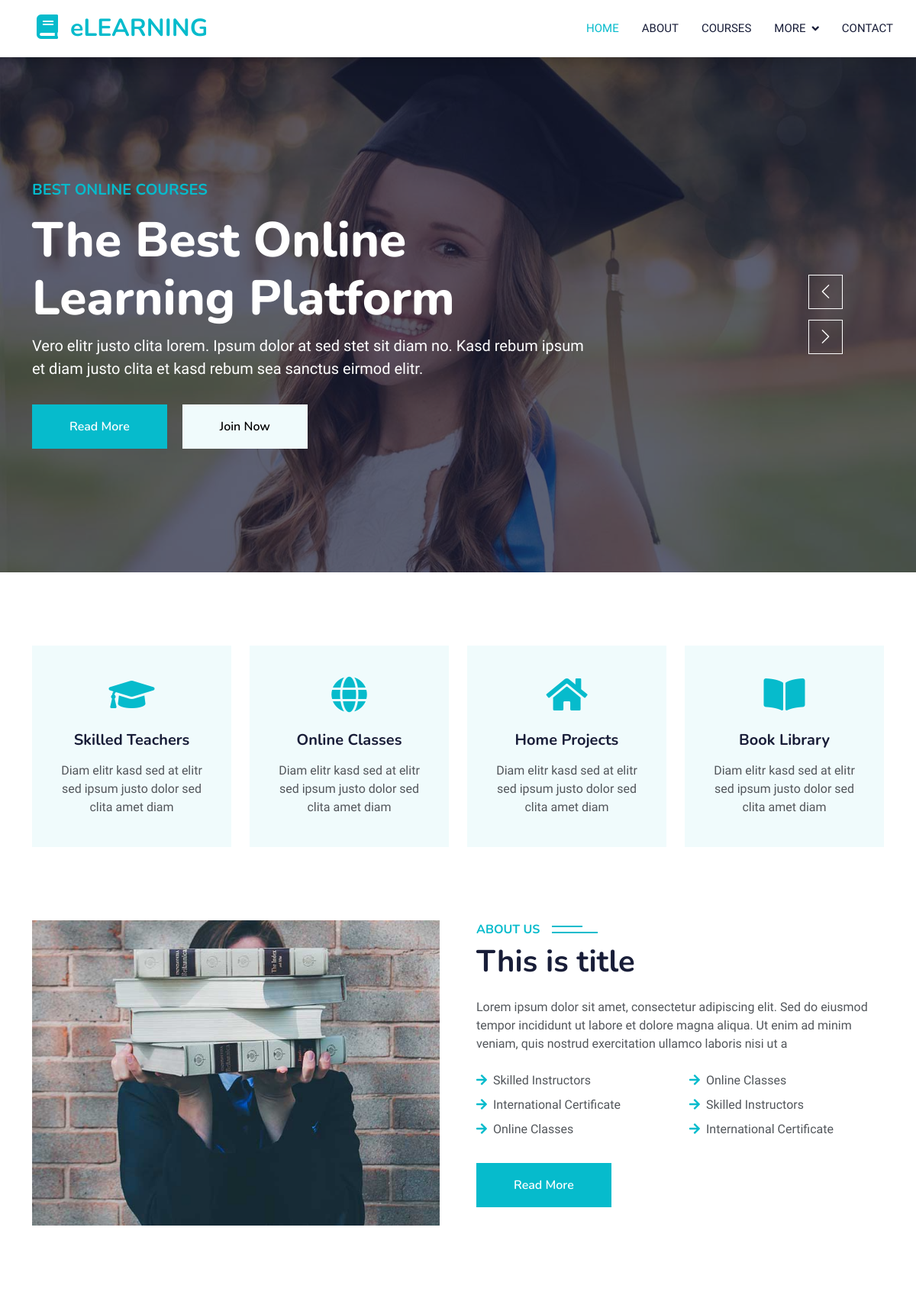
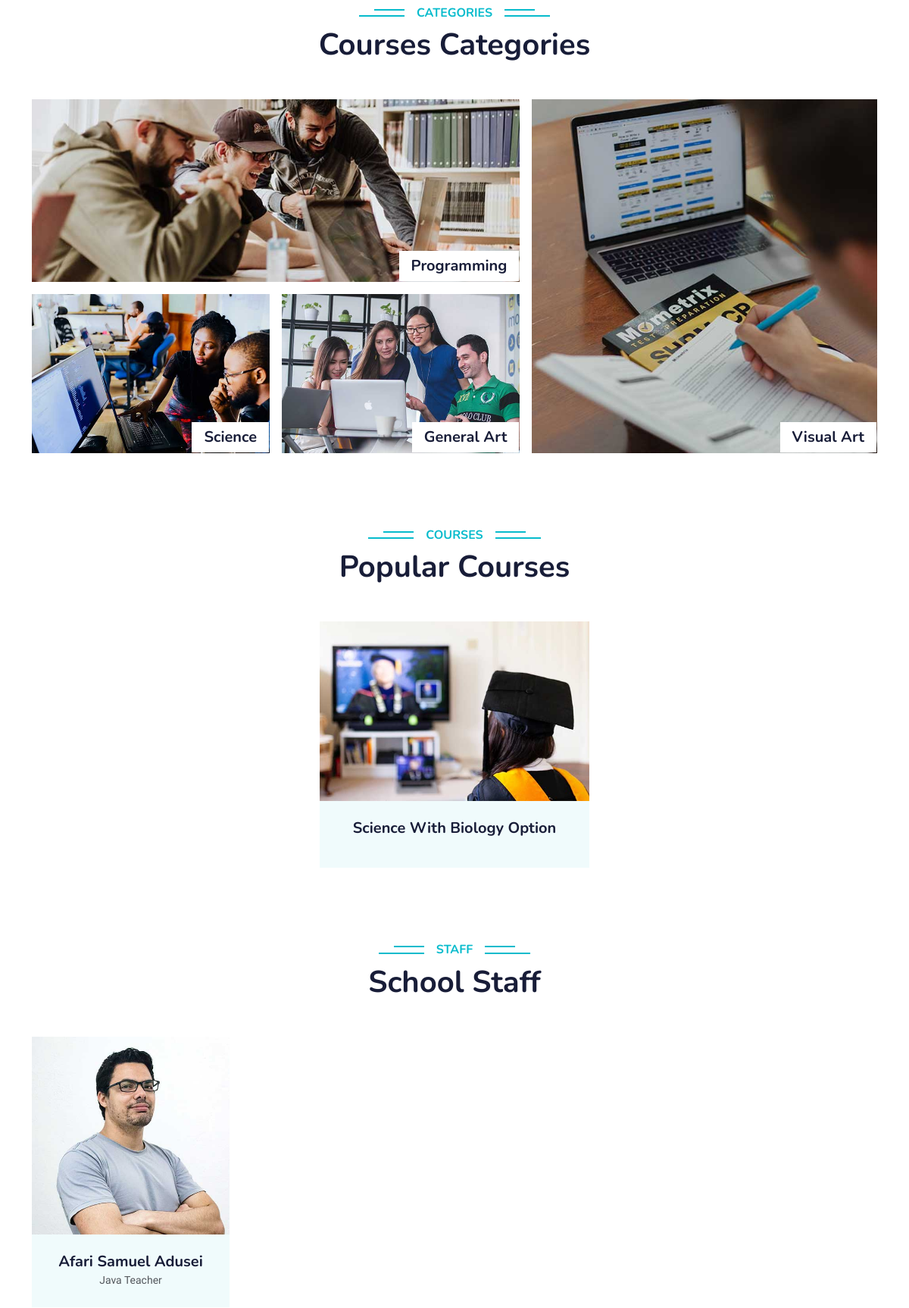
The page / (upper part) on the database its author committed (2 pictures, top to bottom).
### main/models.py (models this page shows, shortened)
class About(models.Model):
    author = models.ForeignKey(User, on_delete=models.CASCADE)
    title = models.CharField(max_length=100)
    subtitle = models.CharField(max_length=200)
    description = models.TextField()
    image = models.ImageField(upload_to='about/')
    created_at = models.DateTimeField(auto_now_add=True)
    updated_at = models.DateTimeField(auto_now=True)

class CourseCategory(models.Model):
    author = models.ForeignKey(User, on_delete=models.CASCADE)
    name = models.CharField(max_length=100)
    image = models.ImageField(upload_to='courses/', default="default.jpg")
    number_of_courses = models.IntegerField(default=0)
    created_at = models.DateTimeField(auto_now_add=True)
    updated_at = models.DateTimeField(auto_now=True)

class Course(models.Model):
    author = models.ForeignKey(User, on_delete=models.CASCADE)
    name = models.CharField(max_length=100)
    description = models.TextField()
    image = models.ImageField(upload_to='courses/')
    category = models.ForeignKey(CourseCategory, on_delete=models.CASCADE)

class Staff(models.Model):
    author = models.ForeignKey(User, on_delete=models.CASCADE)
    name = models.CharField(max_length=100)
    designation = models.CharField(max_length=100)
    image = models.ImageField(upload_to='staff/')

### main/views.py (the view)
# urls.py: path("", views.index, name="index"),
def index(request):
    about_data = About.objects.all()[:1]
    course_categories = CourseCategory.objects.all()[:4]
    courses = Course.objects.all()[:3]
    staffs = Staff.objects.all()[:4]
    about = None
    if len(about_data) > 0:
        about = about_data[0]
    context = {
        'about': about,
        'course_categories': course_categories,
        'courses': courses,
        'staffs': staffs,
    }
    return render(request, 'index.html', context)

### main/templates/index.html (shortened to what this page needs)
{% extends 'base.html' %}
{% load static %}
{% block content %}
<div class="container-fluid p-0 mb-5">
    <div class="owl-carousel header-carousel position-relative">
        <div class="owl-carousel-item position-relative">
            <img class="img-fluid" src="{% static 'img/carousel-1.jpg' %}" alt="">
            <div class="position-absolute top-0 start-0 w-100 h-100 d-flex align-items-center"
                style="background: rgba(24, 29, 56, .7);">
                <div class="container">
                    <div class="row justify-content-start">
                        <div class="col-sm-10 col-lg-8">
                            <h5 class="text-primary text-uppercase mb-3 animated slideInDown">Best Online Courses</h5>
                            <h1 class="display-3 text-white animated slideInDown">The Best Online Learning Platform</h1>
                            <p class="fs-5 text-white mb-4 pb-2">Vero elitr justo clita lorem. Ipsum dolor at sed stet
                                sit diam no. Kasd rebum ipsum et diam justo clita et kasd rebum sea sanctus eirmod
                                elitr.</p>
                            <a href="" class="btn btn-primary py-md-3 px-md-5 me-3 animated slideInLeft">Read More</a>
                            <a href="" class="btn btn-light py-md-3 px-md-5 animated slideInRight">Join Now</a>
                        </div>
                    </div>
                </div>
            </div>
        </div>
    </div>
</div>
{% include 'services.html' %}
<div class="container-xxl py-5">
    <div class="container">
        <div class="row g-5">
            <div class="col-lg-6 wow fadeInUp" data-wow-delay="0.1s" style="min-height: 400px;">
                <div class="position-relative h-100">
                    <img class="img-fluid position-absolute w-100 h-100" src="{{ about.image.url }}" alt=""
                        style="object-fit: cover;">
                </div>
            </div>
            <div class="col-lg-6 wow fadeInUp" data-wow-delay="0.3s">
                <h6 class="section-title bg-white text-start text-primary pe-3">About Us</h6>
                <h1 class="mb-4">{{ about.title }}</h1>
                <p class="mb-4">{{ about.subtitle }}</p>
                <div class="row gy-2 gx-4 mb-4">
                    <div class="col-sm-6">
                        <p class="mb-0"><i class="fa fa-arrow-right text-primary me-2"></i>Skilled Instructors</p>
                    </div>
                    <div class="col-sm-6">
                        <p class="mb-0"><i class="fa fa-arrow-right text-primary me-2"></i>Online Classes</p>
                    </div>
                    <div class="col-sm-6">
                        <p class="mb-0"><i class="fa fa-arrow-right text-primary me-2"></i>International Certificate</p>
                    </div>
                    <div class="col-sm-6">
                        <p class="mb-0"><i class="fa fa-arrow-right text-primary me-2"></i>Skilled Instructors</p>
                    </div>
                    <div class="col-sm-6">
                        <p class="mb-0"><i class="fa fa-arrow-right text-primary me-2"></i>Online Classes</p>
                    </div>
                    <div class="col-sm-6">
                        <p class="mb-0"><i class="fa fa-arrow-right text-primary me-2"></i>International Certificate</p>
                    </div>
                </div>
                <a class="btn btn-primary py-3 px-5 mt-2" href="">Read More</a>
            </div>
        </div>
    </div>
</div>
<div class="container-xxl py-5 category">
    <div class="container">
        <div class="text-center wow fadeInUp" data-wow-delay="0.1s">
            <h6 class="section-title bg-white text-center text-primary px-3">Categories</h6>
            <h1 class="mb-5">Courses Categories</h1>
        </div>
        <div class="row g-3">
            <div class="col-lg-7 col-md-6">
                <div class="row g-3">
                    {% for category in course_categories %}
                    {% if forloop.first %}
                    <div class="col-lg-12 col-md-12 wow zoomIn" data-wow-delay="0.1s">
                        <a class="position-relative d-block overflow-hidden" href="">
                            <img class="img-fluid" src="{{ category.image.url }}" alt="">
                            <div class="bg-white text-center position-absolute bottom-0 end-0 py-2 px-3"
                                style="margin: 1px;">
                                <h5 class="m-0">{{ category.name }}</h5>
                            </div>
                        </a>
                    </div>
                    {% endif %}
                    {% if forloop.counter > 1 and forloop.counter < 4 %} <div class="col-lg-6 col-md-12 wow zoomIn"
                        data-wow-delay="0.3s">
                        <a class="position-relative d-block overflow-hidden" href="">
                            <img class="img-fluid" src="{{ category.image.url }}" alt="">
                            <div class="bg-white text-center position-absolute bottom-0 end-0 py-2 px-3"
                                style="margin: 1px;">
                                <h5 class="m-0">{{ category.name }}</h5>
                            </div>
                        </a>
                </div>
                {% endif %}
                {% endfor %}
            </div>
        </div>
        {% for category in course_categories %}
        {% if forloop.last %}
        <div class="col-lg-5 col-md-6 wow zoomIn" data-wow-delay="0.7s" style="min-height: 350px;">
            <a class="position-relative d-block h-100 overflow-hidden" href="">
                <img class="img-fluid position-absolute w-100 h-100" src="{{ category.image.url }}" alt=""
                    style="object-fit: cover;">
                <div class="bg-white text-center position-absolute bottom-0 end-0 py-2 px-3" style="margin:  1px;">
                    <h5 class="m-0">{{ category.name }}</h5>
                </div>
            </a>
        </div>
        {% endif %}
        {% endfor %}
    </div>
</div>
</div>
<div class="container-xxl py-5">
    <div class="container">
        <div class="text-center wow fadeInUp" data-wow-delay="0.1s">
            <h6 class="section-title bg-white text-center text-primary px-3">Courses</h6>
            <h1 class="mb-5">Popular Courses</h1>
        </div>
        <div class="row g-4 justify-content-center">
            {% for course in courses %}
            <div class="col-lg-4 col-md-6 wow fadeInUp" data-wow-delay="0.1s">
                <div class="course-item bg-light">
                    <div class="position-relative overflow-hidden">
                        <img class="img-fluid" src="{{ course.image.url }}" alt="">
                    </div>
                    <div class="text-center p-4 pb-3">
                        <h5 class="mb-4">{{ course.name }}</h5>
                    </div>
                </div>
            </div>
            {% endfor %}
        </div>
    </div>
</div>
<div class="container-xxl py-5">
    <div class="container">
        <div class="text-center wow fadeInUp" data-wow-delay="0.1s">
            <h6 class="section-title bg-white text-center text-primary px-3">Staff</h6>
            <h1 class="mb-5">School Staff</h1>
        </div>
        <div class="row g-4">
            {% for staff in staffs %}
            <div class="col-lg-3 col-md-6 wow fadeInUp" data-wow-delay="0.1s">
                <div class="team-item bg-light">
                    <div class="overflow-hidden">
                        <img class="img-fluid" src="{{ staff.image.url }}" alt="">
                    </div>
                    <div class="text-center p-4">
                        <h5 class="mb-0">{{ staff.name }}</h5>
                        <small>{{ staff.designation }}</small>
                    </div>
                </div>
            </div>
            {% endfor %}
        </div>
    </div>
</div>
{% endblock content %}

### main/templates/base.html (shortened to what this page needs)
{% load static %}
<!doctype html>
<html lang="en">
<head>
    <link href="https://cdnjs.cloudflare.com/ajax/libs/font-awesome/5.10.0/css/all.min.css" rel="stylesheet">
    <link href="https://cdn.jsdelivr.net/npm/bootstrap-icons@1.4.1/font/bootstrap-icons.css" rel="stylesheet">
    <link href="{% static 'lib/animate/animate.min.css' %}" rel="stylesheet">
    <link href="{% static 'lib/owlcarousel/assets/owl.carousel.min.css' %}" rel="stylesheet">
    <link href="{% static 'css/bootstrap.min.css' %}" rel="stylesheet">
    <link href="{% static 'css/style.css' %}" rel="stylesheet">
</head>
<body>
    <nav class="navbar navbar-expand-lg bg-white navbar-light shadow sticky-top p-0">
        <a href="index.html" class="navbar-brand d-flex align-items-center px-4 px-lg-5">
            <h2 class="m-0 text-primary"><i class="fa fa-book me-3"></i>eLEARNING</h2>
        </a>
        <div class="collapse navbar-collapse" id="navbarCollapse">
            <div class="navbar-nav ms-auto p-4 p-lg-0">
                <a href="{% url 'index' %}" class="nav-item nav-link active">Home</a>
                <a href="{% url 'about' %}" class="nav-item nav-link">About</a>
                <a href="{% url 'courses' %}" class="nav-item nav-link">Courses</a>
                <div class="nav-item dropdown">
                    <a href="#" class="nav-link dropdown-toggle" data-bs-toggle="dropdown">More</a>
                </div>
                <a href="{% url 'contact' %}" class="nav-item nav-link">Contact</a>
            </div>
        </div>
    </nav>
    {% block content %}
    {% endblock content %}
</body>
</html>

### main/templates/services.html
<div class="container-xxl py-5">
    <div class="container">
        <div class="row g-4">
            <div class="col-lg-3 col-sm-6 wow fadeInUp" data-wow-delay="0.1s">
                <div class="service-item text-center pt-3">
                    <div class="p-4">
                        <i class="fa fa-3x fa-graduation-cap text-primary mb-4"></i>
                        <h5 class="mb-3">Skilled Teachers</h5>
                        <p>Diam elitr kasd sed at elitr sed ipsum justo dolor sed clita amet diam</p>
                    </div>
                </div>
            </div>
            <div class="col-lg-3 col-sm-6 wow fadeInUp" data-wow-delay="0.3s">
                <div class="service-item text-center pt-3">
                    <div class="p-4">
                        <i class="fa fa-3x fa-globe text-primary mb-4"></i>
                        <h5 class="mb-3">Online Classes</h5>
                        <p>Diam elitr kasd sed at elitr sed ipsum justo dolor sed clita amet diam</p>
                    </div>
                </div>
            </div>
            <div class="col-lg-3 col-sm-6 wow fadeInUp" data-wow-delay="0.5s">
                <div class="service-item text-center pt-3">
                    <div class="p-4">
                        <i class="fa fa-3x fa-home text-primary mb-4"></i>
                        <h5 class="mb-3">Home Projects</h5>
                        <p>Diam elitr kasd sed at elitr sed ipsum justo dolor sed clita amet diam</p>
                    </div>
                </div>
            </div>
            <div class="col-lg-3 col-sm-6 wow fadeInUp" data-wow-delay="0.7s">
                <div class="service-item text-center pt-3">
                    <div class="p-4">
                        <i class="fa fa-3x fa-book-open text-primary mb-4"></i>
                        <h5 class="mb-3">Book Library</h5>
                        <p>Diam elitr kasd sed at elitr sed ipsum justo dolor sed clita amet diam</p>
                    </div>
                </div>
            </div>
        </div>
    </div>
</div>

### main/static/css/style.css (style rules this page uses)
:root { --primary: #06BBCC; --light: #F0FBFC; --dark: #181d38; }
.btn { font-family: 'Nunito', sans-serif; font-weight: 600; transition: .5s; }
.btn.btn-primary, .btn.btn-secondary { color: #FFFFFF; }
.navbar .dropdown-toggle::after { border: none; content: "\f107"; font-family: "Font Awesome 5 Free"; font-weight: 900; vertical-align: middle; margin-left: 8px; }
.navbar-light .navbar-nav .nav-link { margin-right: 30px; padding: 25px 0; color: #FFFFFF; font-size: 15px; text-transform: uppercase; outline: none; }
.navbar-light .navbar-nav .nav-link:hover, .navbar-light .navbar-nav .nav-link.active { color: var(--primary); }
.navbar-light .navbar-brand, .navbar-light a.btn { height: 75px; }
.navbar-light .navbar-nav .nav-link { color: var(--dark); font-weight: 500; }
.navbar-light.sticky-top { top: -100px; transition: .5s; }
.section-title { position: relative; display: inline-block; text-transform: uppercase; }
.section-title::before { position: absolute; content: ""; width: calc(100% + 80px); height: 2px; top: 4px; left: -40px; background: var(--primary); z-index: -1; }
.section-title::after { position: absolute; content: ""; width: calc(100% + 120px); height: 2px; bottom: 5px; left: -60px; background: var(--primary); z-index: -1; }
.section-title.text-start::before { width: calc(100% + 40px); left: 0; }
.section-title.text-start::after { width: calc(100% + 60px); left: 0; }
.service-item { background: var(--light); transition: .5s; }
.service-item * { transition: .5s; }
.category img, .course-item img { transition: .5s; }
.team-item img { transition: .5s; }

### rows shown on the page
About: image (picture), title "This is title", subtitle "Lorem ipsum dolor sit amet, consectetur adipiscing elit. Sed do eiusmod tempor incididunt ut labore et dolore magna aliqua. Ut enim ad minim veniam, quis nostrud exercitation ullamco laboris nisi ut a"
CourseCategory: image (picture), name "Programming"
CourseCategory: image (picture), name "Science"
CourseCategory: image (picture), name "General Art"
CourseCategory: image (picture), name "Visual Art"
Course: image (picture), name "Science With Biology Option"
Staff: image (picture), name "Afari Samuel Adusei", designation "Java Teacher"
